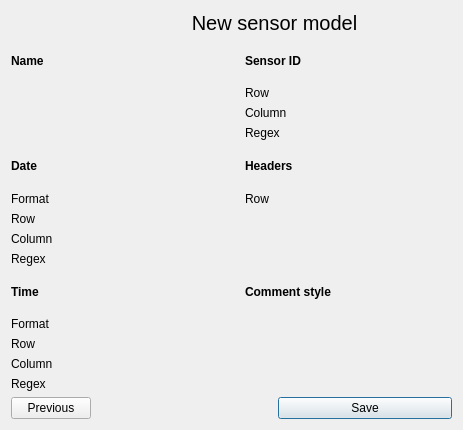
<?xml version="1.0" encoding="UTF-8"?>
<ui version="4.0">
 <class>Dialog</class>
 <widget class="QDialog" name="Dialog">
  <property name="geometry">
   <rect>
    <x>0</x>
    <y>0</y>
    <width>463</width>
    <height>430</height>
   </rect>
  </property>
  <property name="windowTitle">
   <string>Add sensor model</string>
  </property>
  <layout class="QGridLayout" name="gridLayout_2">
   <item row="2" column="2">
    <widget class="QPushButton" name="pushButton_save">
     <property name="text">
      <string>Save</string>
     </property>
    </widget>
   </item>
   <item row="0" column="1" colspan="2">
    <widget class="QLabel" name="label_title">
     <property name="sizePolicy">
      <sizepolicy hsizetype="Preferred" vsizetype="Fixed">
       <horstretch>0</horstretch>
       <verstretch>0</verstretch>
      </sizepolicy>
     </property>
     <property name="font">
      <font>
       <pointsize>15</pointsize>
      </font>
     </property>
     <property name="text">
      <string>New sensor model</string>
     </property>
     <property name="alignment">
      <set>Qt::AlignCenter</set>
     </property>
    </widget>
   </item>
   <item row="2" column="0">
    <widget class="QPushButton" name="pushButton_previous">
     <property name="sizePolicy">
      <sizepolicy hsizetype="Fixed" vsizetype="Fixed">
       <horstretch>0</horstretch>
       <verstretch>0</verstretch>
      </sizepolicy>
     </property>
     <property name="text">
      <string>Previous</string>
     </property>
    </widget>
   </item>
   <item row="1" column="0" colspan="3">
    <layout class="QGridLayout" name="gridLayout">
     <item row="4" column="2">
      <widget class="QLabel" name="label_comment_style_label">
       <property name="font">
        <font>
         <weight>75</weight>
         <bold>true</bold>
        </font>
       </property>
       <property name="text">
        <string>Comment style</string>
       </property>
      </widget>
     </item>
     <item row="0" column="0">
      <widget class="QLabel" name="label_name_label">
       <property name="font">
        <font>
         <weight>75</weight>
         <bold>true</bold>
        </font>
       </property>
       <property name="text">
        <string>Name</string>
       </property>
      </widget>
     </item>
     <item row="2" column="2">
      <widget class="QLabel" name="label_headers_label">
       <property name="font">
        <font>
         <weight>75</weight>
         <bold>true</bold>
        </font>
       </property>
       <property name="text">
        <string>Headers</string>
       </property>
      </widget>
     </item>
     <item row="4" column="0">
      <widget class="QLabel" name="label_time_label">
       <property name="font">
        <font>
         <weight>75</weight>
         <bold>true</bold>
        </font>
       </property>
       <property name="text">
        <string>Time</string>
       </property>
      </widget>
     </item>
     <item row="1" column="0">
      <widget class="QLabel" name="label_name">
       <property name="text">
        <string/>
       </property>
       <property name="alignment">
        <set>Qt::AlignLeading|Qt::AlignLeft|Qt::AlignTop</set>
       </property>
      </widget>
     </item>
     <item row="0" column="2">
      <widget class="QLabel" name="label_id_label">
       <property name="font">
        <font>
         <weight>75</weight>
         <bold>true</bold>
        </font>
       </property>
       <property name="text">
        <string>Sensor ID</string>
       </property>
      </widget>
     </item>
     <item row="2" column="0">
      <widget class="QLabel" name="label_date_label">
       <property name="font">
        <font>
         <weight>75</weight>
         <bold>true</bold>
        </font>
       </property>
       <property name="text">
        <string>Date</string>
       </property>
      </widget>
     </item>
     <item row="5" column="2">
      <widget class="QLabel" name="label_comment_style">
       <property name="text">
        <string/>
       </property>
       <property name="alignment">
        <set>Qt::AlignLeading|Qt::AlignLeft|Qt::AlignTop</set>
       </property>
      </widget>
     </item>
     <item row="3" column="2">
      <layout class="QFormLayout" name="formLayout_3">
       <item row="0" column="1">
        <widget class="QLabel" name="label_headers_row">
         <property name="font">
          <font>
           <weight>75</weight>
           <bold>true</bold>
          </font>
         </property>
         <property name="text">
          <string/>
         </property>
         <property name="alignment">
          <set>Qt::AlignRight|Qt::AlignTrailing|Qt::AlignVCenter</set>
         </property>
        </widget>
       </item>
       <item row="0" column="0">
        <widget class="QLabel" name="label_headers_row_label">
         <property name="text">
          <string>Row</string>
         </property>
        </widget>
       </item>
      </layout>
     </item>
     <item row="5" column="0">
      <layout class="QFormLayout" name="formLayout">
       <item row="0" column="0">
        <widget class="QLabel" name="label_time_format_label">
         <property name="text">
          <string>Format</string>
         </property>
        </widget>
       </item>
       <item row="0" column="1">
        <widget class="QLabel" name="label_time_format">
         <property name="font">
          <font>
           <weight>75</weight>
           <bold>true</bold>
          </font>
         </property>
         <property name="text">
          <string/>
         </property>
         <property name="alignment">
          <set>Qt::AlignRight|Qt::AlignTrailing|Qt::AlignVCenter</set>
         </property>
        </widget>
       </item>
       <item row="1" column="0">
        <widget class="QLabel" name="label_time_row_label">
         <property name="text">
          <string>Row</string>
         </property>
        </widget>
       </item>
       <item row="1" column="1">
        <widget class="QLabel" name="label_time_row">
         <property name="font">
          <font>
           <weight>75</weight>
           <bold>true</bold>
          </font>
         </property>
         <property name="text">
          <string/>
         </property>
         <property name="alignment">
          <set>Qt::AlignRight|Qt::AlignTrailing|Qt::AlignVCenter</set>
         </property>
        </widget>
       </item>
       <item row="2" column="0">
        <widget class="QLabel" name="label_time_column_label">
         <property name="text">
          <string>Column</string>
         </property>
        </widget>
       </item>
       <item row="2" column="1">
        <widget class="QLabel" name="label_time_column">
         <property name="font">
          <font>
           <weight>75</weight>
           <bold>true</bold>
          </font>
         </property>
         <property name="text">
          <string/>
         </property>
         <property name="alignment">
          <set>Qt::AlignRight|Qt::AlignTrailing|Qt::AlignVCenter</set>
         </property>
        </widget>
       </item>
       <item row="3" column="0">
        <widget class="QLabel" name="label_time_regex_label">
         <property name="text">
          <string>Regex</string>
         </property>
        </widget>
       </item>
       <item row="3" column="1">
        <widget class="QLabel" name="label_time_regex">
         <property name="font">
          <font>
           <weight>75</weight>
           <bold>true</bold>
          </font>
         </property>
         <property name="text">
          <string/>
         </property>
         <property name="alignment">
          <set>Qt::AlignRight|Qt::AlignTrailing|Qt::AlignVCenter</set>
         </property>
        </widget>
       </item>
      </layout>
     </item>
     <item row="1" column="2">
      <layout class="QFormLayout" name="formLayout_4">
       <item row="0" column="0">
        <widget class="QLabel" name="label_id_row_label">
         <property name="text">
          <string>Row</string>
         </property>
        </widget>
       </item>
       <item row="0" column="1">
        <widget class="QLabel" name="label_id_row">
         <property name="font">
          <font>
           <weight>75</weight>
           <bold>true</bold>
          </font>
         </property>
         <property name="text">
          <string/>
         </property>
         <property name="alignment">
          <set>Qt::AlignRight|Qt::AlignTrailing|Qt::AlignVCenter</set>
         </property>
        </widget>
       </item>
       <item row="1" column="0">
        <widget class="QLabel" name="label_id_column_label">
         <property name="text">
          <string>Column</string>
         </property>
        </widget>
       </item>
       <item row="1" column="1">
        <widget class="QLabel" name="label_id_column">
         <property name="font">
          <font>
           <weight>75</weight>
           <bold>true</bold>
          </font>
         </property>
         <property name="text">
          <string/>
         </property>
         <property name="alignment">
          <set>Qt::AlignRight|Qt::AlignTrailing|Qt::AlignVCenter</set>
         </property>
        </widget>
       </item>
       <item row="2" column="0">
        <widget class="QLabel" name="label_id_regex_label">
         <property name="text">
          <string>Regex</string>
         </property>
        </widget>
       </item>
       <item row="2" column="1">
        <widget class="QLabel" name="label_id_regex">
         <property name="font">
          <font>
           <weight>75</weight>
           <bold>true</bold>
          </font>
         </property>
         <property name="text">
          <string/>
         </property>
         <property name="alignment">
          <set>Qt::AlignRight|Qt::AlignTrailing|Qt::AlignVCenter</set>
         </property>
        </widget>
       </item>
      </layout>
     </item>
     <item row="3" column="0">
      <layout class="QFormLayout" name="formLayout_2">
       <item row="0" column="0">
        <widget class="QLabel" name="label_date_format_label">
         <property name="text">
          <string>Format</string>
         </property>
        </widget>
       </item>
       <item row="0" column="1">
        <widget class="QLabel" name="label_date_format">
         <property name="font">
          <font>
           <weight>75</weight>
           <bold>true</bold>
          </font>
         </property>
         <property name="text">
          <string/>
         </property>
         <property name="alignment">
          <set>Qt::AlignRight|Qt::AlignTrailing|Qt::AlignVCenter</set>
         </property>
        </widget>
       </item>
       <item row="1" column="0">
        <widget class="QLabel" name="label_date_row_label">
         <property name="text">
          <string>Row</string>
         </property>
        </widget>
       </item>
       <item row="1" column="1">
        <widget class="QLabel" name="label_date_row">
         <property name="font">
          <font>
           <weight>75</weight>
           <bold>true</bold>
          </font>
         </property>
         <property name="text">
          <string/>
         </property>
         <property name="alignment">
          <set>Qt::AlignRight|Qt::AlignTrailing|Qt::AlignVCenter</set>
         </property>
        </widget>
       </item>
       <item row="2" column="0">
        <widget class="QLabel" name="label_date_column_label">
         <property name="text">
          <string>Column</string>
         </property>
        </widget>
       </item>
       <item row="2" column="1">
        <widget class="QLabel" name="label_date_column">
         <property name="font">
          <font>
           <weight>75</weight>
           <bold>true</bold>
          </font>
         </property>
         <property name="text">
          <string/>
         </property>
         <property name="alignment">
          <set>Qt::AlignRight|Qt::AlignTrailing|Qt::AlignVCenter</set>
         </property>
        </widget>
       </item>
       <item row="3" column="0">
        <widget class="QLabel" name="label_date_regex_label">
         <property name="text">
          <string>Regex</string>
         </property>
        </widget>
       </item>
       <item row="3" column="1">
        <widget class="QLabel" name="label_date_regex">
         <property name="font">
          <font>
           <weight>75</weight>
           <bold>true</bold>
          </font>
         </property>
         <property name="text">
          <string/>
         </property>
         <property name="alignment">
          <set>Qt::AlignRight|Qt::AlignTrailing|Qt::AlignVCenter</set>
         </property>
        </widget>
       </item>
      </layout>
     </item>
     <item row="0" column="1">
      <spacer name="horizontalSpacer">
       <property name="orientation">
        <enum>Qt::Horizontal</enum>
       </property>
       <property name="sizeType">
        <enum>QSizePolicy::Fixed</enum>
       </property>
       <property name="sizeHint" stdset="0">
        <size>
         <width>20</width>
         <height>20</height>
        </size>
       </property>
      </spacer>
     </item>
    </layout>
   </item>
  </layout>
 </widget>
 <resources/>
 <connections/>
</ui>
